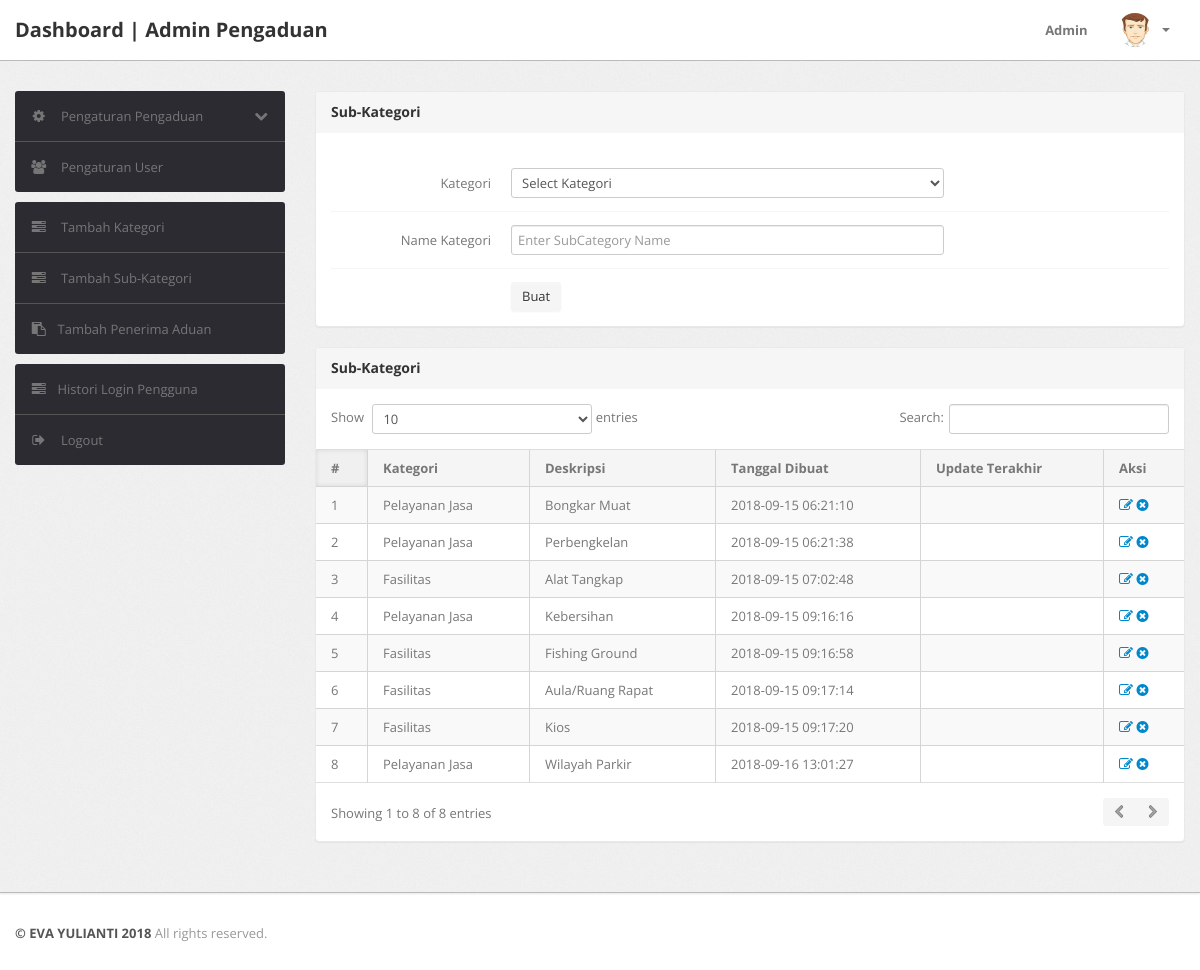
Page /admin/subcategory.php (signed in) on the committed database.
### tables this page shows
CREATE TABLE IF NOT EXISTS `subcategory` (
  `id` int(11) NOT NULL AUTO_INCREMENT,
  `categoryid` int(11) NOT NULL,
  `subcategory` varchar(255) NOT NULL,
  `creationDate` timestamp NOT NULL DEFAULT CURRENT_TIMESTAMP,
  `updationDate` varchar(255) NOT NULL,
  PRIMARY KEY (`id`)
);

CREATE TABLE IF NOT EXISTS `category` (
  `id` int(11) NOT NULL AUTO_INCREMENT,
  `categoryName` varchar(255) NOT NULL,
  `categoryDescription` longtext NOT NULL,
  `creationDate` timestamp NOT NULL DEFAULT CURRENT_TIMESTAMP,
  `updationDate` varchar(255) NOT NULL,
  PRIMARY KEY (`id`)
);

### admin/subcategory.php (the view, shortened to what this page needs)
<?php
include('include/config.php');
if(strlen($_SESSION['alogin'])==0)
	{
header('location:index.php');
}
else{
?>
<!DOCTYPE html>
<html lang="en">
<head>
	<link type="text/css" href="bootstrap/css/bootstrap.min.css" rel="stylesheet">
	<link type="text/css" href="bootstrap/css/bootstrap-responsive.min.css" rel="stylesheet">
	<link type="text/css" href="css/theme.css" rel="stylesheet">
	<link type="text/css" href="images/icons/css/font-awesome.css" rel="stylesheet">
</head>
<body>
<?php include('include/header.php');?>
	<div class="wrapper">
		<div class="container">
			<div class="row">
<?php include('include/sidebar.php');?>
			<div class="span9">
					<div class="content">
						<div class="module">
							<div class="module-head">
								<h3>Sub-Kategori</h3>
							</div>
							<div class="module-body">
									<br />
			<form class="form-horizontal row-fluid" name="subcategory" method="post" >
<div class="control-group">
<label class="control-label" for="basicinput">Kategori</label>
<div class="controls">
<select name="category" class="span8 tip" required>
<option value="">Select Kategori</option>
</select>
</div>
</div>
<div class="control-group">
<label class="control-label" for="basicinput">Name Kategori</label>
<div class="controls">
<input type="text" placeholder="Enter SubCategory Name"  name="subcategory" class="span8 tip" required>
</div>
</div>
	<div class="control-group">
											<div class="controls">
												<button type="submit" name="submit" class="btn">Buat</button>
											</div>
										</div>
									</form>
							</div>
						</div>
	<div class="module">
							<div class="module-head">
								<h3>Sub-Kategori</h3>
							</div>
							<div class="module-body table">
								<table cellpadding="0" cellspacing="0" border="0" class="datatable-1 table table-bordered table-striped	 display" width="100%">
									<thead>
										<tr>
											<th>#</th>
											<th>Kategori</th>
											<th>Deskripsi</th>
											<th>Tanggal Dibuat</th>
											<th>Update Terakhir</th>
											<th>Aksi</th>
										</tr>
									</thead>
									<tbody>
<?php $query=mysqli_query($con,"select subcategory.id,category.categoryName,subcategory.subcategory,subcategory.creationDate,subcategory.updationDate from subcategory join category on category.id=subcategory.categoryid");
$cnt=1;
while($row=mysqli_fetch_array($query))
{
?>
										<tr>
											<td><?php echo htmlentities($cnt);?></td>
											<td><?php echo htmlentities($row['categoryName']);?></td>
											<td><?php echo htmlentities($row['subcategory']);?></td>
											<td> <?php echo htmlentities($row['creationDate']);?></td>
											<td><?php echo htmlentities($row['updationDate']);?></td>
											<td>
											<a href="edit-subcategory.php?id=<?php echo $row['id']?>" ><i class="icon-edit"></i></a>
											<a href="subcategory.php?id=<?php echo $row['id']?>&del=delete" onClick="return confirm('Are you sure you want to delete?')"><i class="icon-remove-sign"></i></a></td>
										</tr>
										<?php $cnt=$cnt+1; } ?>
								</table>
							</div>
						</div>
					</div>
				</div>
			</div>
		</div>
	</div>
<?php include('include/footer.php');?>
</body>
<?php } ?>

### admin/include/header.php (shortened to what this page needs)
<div class="navbar navbar-fixed-top">
		<div class="navbar-inner">
			<div class="container">
			  	<a class="brand" href="index.html">
			  		Dashboard | Admin Pengaduan
			  	</a>
				<div class="nav-collapse collapse navbar-inverse-collapse">
					<ul class="nav pull-right">
						<li><a href="#">
							Admin
						</a></li>
						<li class="nav-user dropdown">
							<a href="#" class="dropdown-toggle" data-toggle="dropdown">
								<img src="images/user.png" class="nav-avatar" />
								<b class="caret"></b>
							</a>
						</li>
					</ul>
				</div>
			</div>
		</div>
	</div>

### admin/include/sidebar.php (shortened to what this page needs)
<div class="span3">
					<div class="sidebar">
<ul class="widget widget-menu unstyled">
							<li>
								<a class="collapsed" data-toggle="collapse" href="#togglePages">
									<i class="menu-icon icon-cog"></i>
									<i class="icon-chevron-down pull-right"></i><i class="icon-chevron-up pull-right"></i>
									Pengaturan Pengaduan
								</a>
							</li>
							<li>
								<a href="manage-users.php">
									<i class="menu-icon icon-group"></i>
									Pengaturan User
								</a>
							</li>
						</ul>
						<ul class="widget widget-menu unstyled">
                                <li><a href="category.php"><i class="menu-icon icon-tasks"></i> Tambah Kategori </a></li>
                                <li><a href="subcategory.php"><i class="menu-icon icon-tasks"></i> Tambah Sub-Kategori </a></li>
                                <li><a href="state.php"><i class="menu-icon icon-paste"></i>Tambah Penerima Aduan</a></li>
                            </ul>
						<ul class="widget widget-menu unstyled">
							<li><a href="user-logs.php"><i class="menu-icon icon-tasks"></i>Histori Login Pengguna </a></li>
							<li>
								<a href="logout.php">
									<i class="menu-icon icon-signout"></i>
									Logout
								</a>
							</li>
						</ul>
					</div>
				</div>

### admin/include/footer.php
<div class="footer">
	<div class="container">
		<b class="copyright">&copy; EVA YULIANTI 2018 </b> All rights reserved.
	</div>
</div>

### rows in the picture
subcategory: categoryid.categoryName "Pelayanan Jasa", subcategory "Bongkar Muat", creationDate "2018-09-15 06:21:10"
subcategory: categoryid.categoryName "Pelayanan Jasa", subcategory "Perbengkelan", creationDate "2018-09-15 06:21:38"
subcategory: categoryid.categoryName "Fasilitas", subcategory "Alat Tangkap", creationDate "2018-09-15 07:02:48"
subcategory: categoryid.categoryName "Pelayanan Jasa", subcategory "Kebersihan", creationDate "2018-09-15 09:16:16"
subcategory: categoryid.categoryName "Fasilitas", subcategory "Fishing Ground", creationDate "2018-09-15 09:16:58"
subcategory: categoryid.categoryName "Fasilitas", subcategory "Aula/Ruang Rapat", creationDate "2018-09-15 09:17:14"
subcategory: categoryid.categoryName "Fasilitas", subcategory "Kios", creationDate "2018-09-15 09:17:20"
subcategory: categoryid.categoryName "Pelayanan Jasa", subcategory "Wilayah Parkir", creationDate "2018-09-16 13:01:27"
